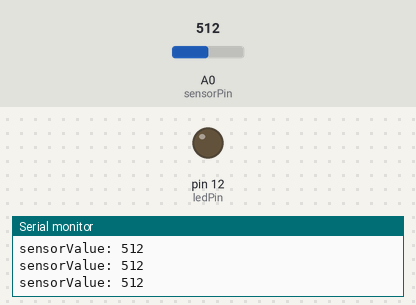
This sketch was run on a simulated Arduino Uno, built with avr-gcc and run on an emulated ATmega328P. Parts: output pins drawn as LEDs (lit = HIGH), the last lines printed to the serial monitor. The test bench sets the inputs (shaded band); at power-on: A0 (sensorPin) = 512.

Above: at 1.2 s.
1.3 s: A0 (sensorPin) set to 313
2.8 s: A0 (sensorPin) set to 288
At 3.9 s:
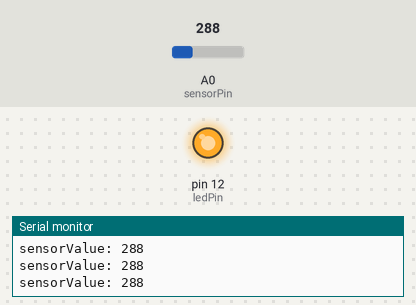
4.3 s: A0 (sensorPin) set to 306
At 5.0 s:
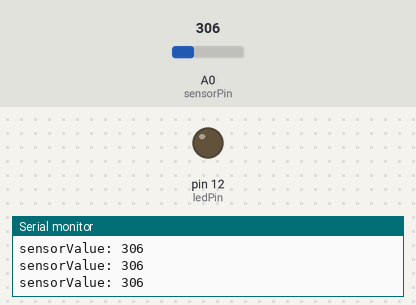
5.8 s: A0 (sensorPin) set to 290
At 7.2 s:
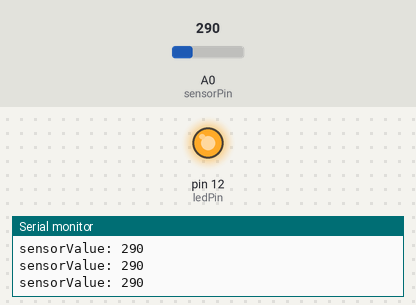
Timing chart, 0 to 8.8 s (numbered marks = the images above; inputs shaded):
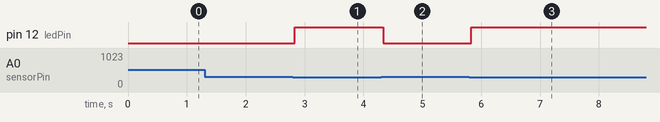

The sketch:

photoresister.ino
```cpp
/*
 * Shyam Govardhan
 * Coursera: The Arduino Platform and C Programming.
 * 2 December 2017
 *
 * Based on  http://arduino.cc/en/Tutorial/AnalogInput
 */

int sensorPin = A0;   // Input pin for photoresisive sensor
int ledPin = 12;      // Input Pin for the LED
int sensorValue = 0;  // variable to store the value incoming from sensor
int sensorThreshold = 300; // The LED will light up when sensorValue is below this threshold

void setup() {
  Serial.begin(9600);
  // declare the ledPin as an OUTPUT:
  pinMode(ledPin, OUTPUT);
}

void loop() {
  // read the value from the sensor:
  sensorValue = analogRead(sensorPin);
  Serial.print("sensorValue: ");
  Serial.println(sensorValue, DEC);
  if (sensorValue < sensorThreshold) {
    digitalWrite(ledPin, HIGH);
  } else {
    digitalWrite(ledPin, LOW);
  }
}
```

eeprom_serial.c
```cpp
#include <EEPROM.h>
#include <stdio.h>
#include <string.h>
#include <stdlib.h>

/*
 * Shyam Govardhan
 * Coursera: Interfacing with the Arduino.
 * 8 December 2017
 * Please access the latest version at:
 * https://github.com/redlifejacket/iot/tree-save/master/eeprom_serial.c
 */

String commandString;

const char *EEPROM_COMMANDS[] = {"read", "write", "invalid"};
const int READ_PARAMETER_COUNT = 1;
const int WRITE_PARAMETER_COUNT = 2;

void showPrompt() {
  Serial.println("Please enter a command");
  Serial.println("  read  <address> (eg: read 3)");
  Serial.println("  write <address> <value> (eg: write 3 10)");
}

String readCommand() {
  while(Serial.available() == 0){
  }
  return Serial.readString();
}

const char* getEepromCommand(char *str) {
  int arrayLen = sizeof (EEPROM_COMMANDS) / sizeof (*EEPROM_COMMANDS);
  for (int i = 0; i < arrayLen; i++) {
    if (strstr(str, EEPROM_COMMANDS[i]) == str) {
      return EEPROM_COMMANDS[i];
    }
  }
  return NULL;
}

const int getEepromCommandParameterCount(const char* eepromCommand) {
  if (strcmp(eepromCommand, EEPROM_COMMANDS[0]) == 0) {
    return READ_PARAMETER_COUNT + 1;
  } else if (strcmp(eepromCommand, EEPROM_COMMANDS[1]) == 0) {
    return WRITE_PARAMETER_COUNT + 1;
  } else {
    printf("Invalid command: %s", eepromCommand);
    return 0;
  }
}

void accessEeprom(String tokenValues[]) {
  String commandArg = tokenValues[0];
  String readCommand = String(EEPROM_COMMANDS[0]);
  String writeCommand = String(EEPROM_COMMANDS[1]);
  int eepromAddress = tokenValues[1].toInt();
  int eepromAddressValue;
  if (commandArg == readCommand) {
    eepromAddressValue = EEPROM.read(eepromAddress);
    Serial.print(commandArg);
    Serial.print(": EEPROM address [");
    Serial.print(eepromAddress);
    Serial.print("] has value set to [");
    Serial.print(eepromAddressValue, DEC);
    Serial.println("]");
  } else   if (commandArg == writeCommand) {
    eepromAddressValue = tokenValues[2].toInt();
    EEPROM.write(eepromAddress, eepromAddressValue);
    Serial.print(commandArg);
    Serial.print(": Wrote [");
    Serial.print(eepromAddressValue, DEC);
    Serial.print("] to EEPROM  address [");
    Serial.print(eepromAddress);
    Serial.println("]");
  }
}

void parseTokens(char *str, int maxParts) {
  char *token;
  String tokenValues[maxParts];
  int i = 0;
  token = strtok (str," ,.-");
  tokenValues[i++] = String(token);
  while (token != NULL) {
    token = strtok (NULL, " ,.-");
    if (token == NULL) {
        break;
    }
    tokenValues[i++] = String(token);
  }
  accessEeprom(tokenValues);
}

void setup() {
  Serial.begin(9600);
  showPrompt();
}

void loop() {
  commandString = readCommand();
  char charBuf[50];
  commandString.toCharArray(charBuf, 50);

  const char* eepromCommand = getEepromCommand(charBuf);
  if (eepromCommand != NULL) {
    const int maxParts = getEepromCommandParameterCount(eepromCommand);
    //printString("commandString: ", commandString);
    //printString("eepromCommand: ", eepromCommand);
    parseTokens(charBuf, maxParts + 1);
  }
}

void printString(String label, String s) {
  Serial.print(label);
  Serial.print(s);
  Serial.println();
}
```

potentiometer_analog_io.c
```cpp
/*
 * Shyam Govardhan
 * Coursera: Interfacing with the Arduino.
 * 13 December 2017
 * Please access the latest version at:
 * https://github.com/redlifejacket/iot/tree-save/master/potentiometer_analog_io.c
 * Based on:
 * https://www.arduino.cc/en/Tutorial/AnalogInOutSerial
 * https://www.arduino.cc/en/Tutorial/Knob
 * https://circuits.io/circuits/1402326
 */
const int analogInPin = A0;  // Analog input pin that the potentiometer is attached to
const int analogOutPin = 9; // Analog output pin that the LED is attached to

int sensorValue = 0;        // value read from the pot
int outputValue = 0;        // value output to the PWM (analog out)

void setup() {
  // initialize serial communications at 9600 bps:
  Serial.begin(9600);
}

void loop() {
  sensorValue = analogRead(analogInPin);
  outputValue = map(sensorValue, 0, 1023, 0, 255);
  analogWrite(analogOutPin, outputValue);

  Serial.print("sensor = ");
  Serial.print(sensorValue);
  Serial.print("\t output = ");
  Serial.println(outputValue);

  // wait 2 milliseconds before the next loop for the analog-to-digital
  // converter to settle after the last reading:
  delay(2);
}
```

potentiometer_servo_io.c
```cpp
/*
 * Shyam Govardhan
 * Coursera: Interfacing with the Arduino.
 * 13 December 2017
 * Please access the latest version at:
 * https://github.com/redlifejacket/iot/tree-save/master/potentiometer_servo_io.c
 * Based on:
 * https://www.arduino.cc/en/Tutorial/AnalogInOutSerial
 * https://www.arduino.cc/en/Tutorial/Knob
 * https://circuits.io/circuits/1402326
 */

#include <Servo.h>
Servo myservo;              // create servo object to control a servo

const int analogOutPin = 9; // Analog output pin that the LED is attached to
const int potpin = 0;       // analog pin used to connect the potentiometer
int sensorValue = 0;        // value read from the pot
int outputValue;            // variable to read the value from the analog pin

void setup() {
  Serial.begin(9600);
  myservo.attach(analogOutPin);  // attaches the servo on pin 9 to the servo object
}

void loop() {
  sensorValue = analogRead(potpin);                // reads the value of the potentiometer (value between 0 and 1023)
  outputValue = map(sensorValue, 0, 1023, 0, 255); // scale it to use it with the servo (value between 0 and 180)
  myservo.write(outputValue);                      // sets the servo position according to the scaled value
  Serial.print("sensor = ");
  Serial.print(sensorValue);
  Serial.print("\t output = ");
  Serial.println(outputValue);
  delay(2);                                        // waits for the servo to get there
}
```

Measured:
- the behaviour switches between 300 and 299 on A0 (sensorPin) (found by bisection; images 0 and 1)
- after the input at 2.8 s, pin 12 (ledPin): LOW → HIGH at once
- after the input at 4.3 s, pin 12 (ledPin): HIGH → LOW at once
- after the input at 5.8 s, pin 12 (ledPin): LOW → HIGH at once
